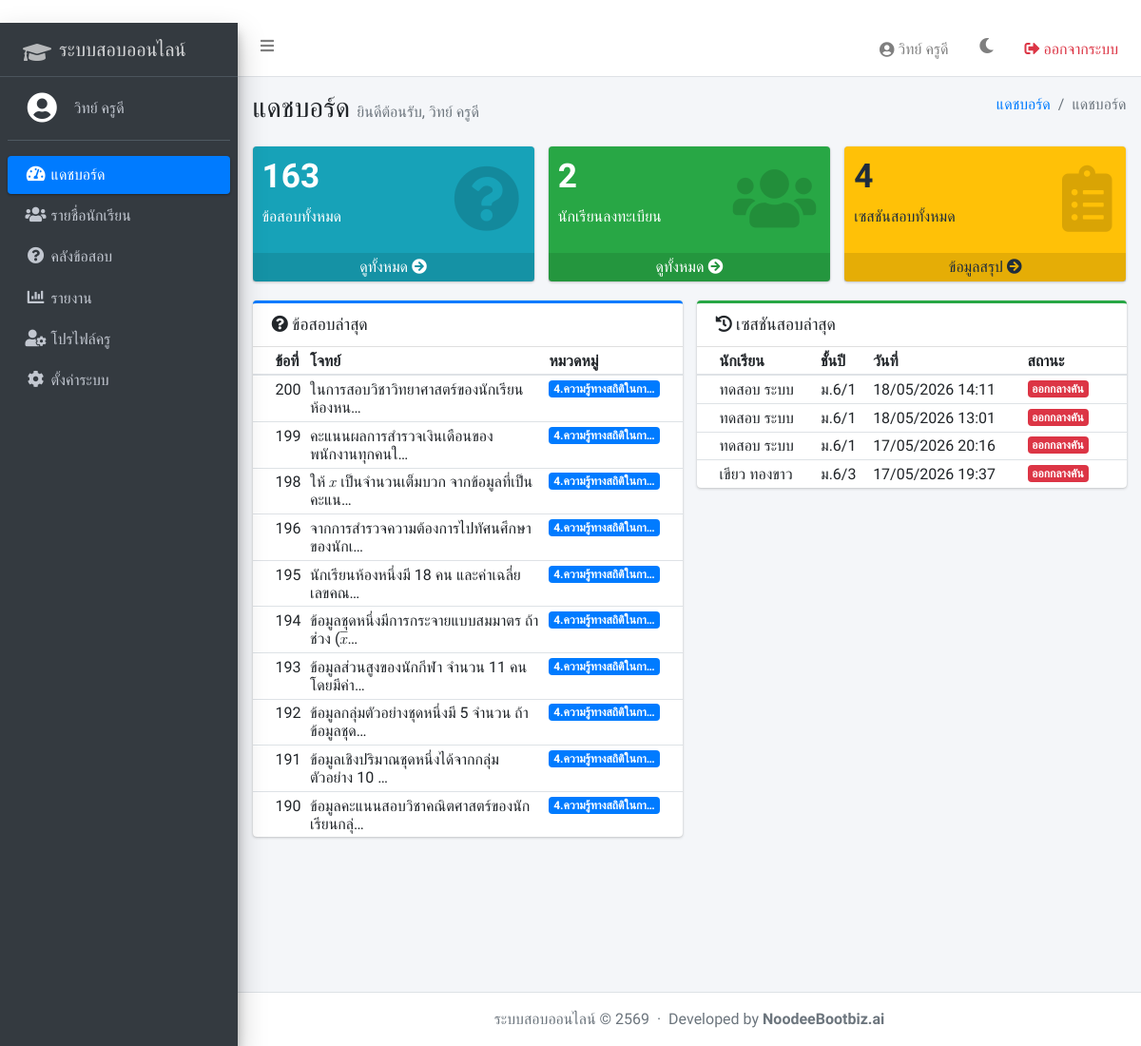
The app's page /dashboard/ (signed in) with its own data.
### accounts/models.py (models this page shows, shortened)
class Teacher(models.Model):
    first_name = models.CharField(max_length=100, verbose_name='ชื่อ')
    last_name = models.CharField(max_length=100, verbose_name='นามสกุล')
    phone = models.CharField(max_length=15, unique=True, verbose_name='เบอร์โทรศัพท์')
    subject = models.CharField(max_length=100, verbose_name='วิชาที่สอน')
    password_hash = models.CharField(max_length=255)
    email = models.EmailField(blank=True, default='', verbose_name='อีเมล')
    avatar = models.ImageField(upload_to='avatars/', blank=True, null=True, verbose_name='รูปโปรไฟล์')
    created_at = models.DateTimeField(auto_now_add=True)
    class Meta:
        verbose_name = 'ครู'
        verbose_name_plural = 'ครู'

class Student(models.Model):
    student_id = models.CharField(max_length=20, unique=True, verbose_name='เลขประจำตัวนักเรียน')
    first_name = models.CharField(max_length=100, verbose_name='ชื่อ')
    last_name = models.CharField(max_length=100, verbose_name='นามสกุล')
    phone = models.CharField(max_length=15, verbose_name='เบอร์โทรศัพท์')
    grade = models.CharField(max_length=20, verbose_name='ชั้นปี')
    password_hash = models.CharField(max_length=255)
    created_at = models.DateTimeField(auto_now_add=True)
    class Meta:
        verbose_name = 'นักเรียน'
        verbose_name_plural = 'นักเรียน'

### questions/models.py (models this page shows, shortened)
class Question(models.Model):
    category = models.ForeignKey(
        Category,
        on_delete=models.SET_NULL,
        null=True,
        blank=True,
        related_name='questions',
        verbose_name='หมวดหมู่'
    )
    number = models.IntegerField(verbose_name='ลำดับข้อ')
    body = models.TextField(verbose_name='โจทย์ (ต้นฉบับ)')
    stem = models.TextField(blank=True, verbose_name='คำถาม (ไม่มีตัวเลือก)')
    image = models.ImageField(upload_to='questions/', blank=True, null=True, verbose_name='รูปภาพประกอบ')
    is_active = models.BooleanField(default=True, verbose_name='เปิดใช้งาน')
    created_at = models.DateTimeField(auto_now_add=True)
    class Meta:
        ordering = ['number']
        verbose_name = 'ข้อสอบ'
        verbose_name_plural = 'ข้อสอบ'

class Category(models.Model):
    name = models.TextField(verbose_name='หัวข้อ')
    class Meta:
        verbose_name = 'หมวดหมู่'
        verbose_name_plural = 'หมวดหมู่'

### exams/models.py (models this page shows, shortened)
class ExamSession(models.Model):
    student = models.ForeignKey(Student, on_delete=models.CASCADE)
    started_at = models.DateTimeField(auto_now_add=True)
    finished_at = models.DateTimeField(null=True, blank=True)
    abandoned_at = models.DateTimeField(null=True, blank=True)
    question_order = models.JSONField(default=list)  # list of question IDs in random order
    current_index = models.IntegerField(default=0)
    time_limit_seconds = models.IntegerField(default=0)  # copy จาก ExamConfig ตอนสร้าง session
    class Meta:
        verbose_name = 'เซสชันสอบ'
        verbose_name_plural = 'เซสชันสอบ'

### questions/views.py (the view)
# urls.py: path('dashboard/', include('questions.urls')),
def dashboard(request):
    if not request.session.get('teacher_id'):
        return redirect('accounts:teacher_login')
    teacher = Teacher.objects.get(id=request.session['teacher_id'])
    total_questions = Question.objects.filter(is_active=True).count()
    total_students = Student.objects.count()
    total_sessions = ExamSession.objects.count()
    recent_questions = Question.objects.select_related('category').order_by('-created_at')[:10]
    recent_sessions = ExamSession.objects.select_related('student').order_by('-started_at')[:10]
    return render(request, 'dashboard/index.html', {
        'teacher': teacher,
        'total_questions': total_questions,
        'total_students': total_students,
        'total_sessions': total_sessions,
        'recent_questions': recent_questions,
        'recent_sessions': recent_sessions,
    })

### templates/dashboard/index.html (shortened to what this page needs)
{% extends 'dashboard/base_dashboard.html' %}
{% load static %}
{% block nav_dashboard %}active{% endblock %}
{% block page_title %}
  แดชบอร์ด <small class="text-muted" style="font-size:1rem;">ยินดีต้อนรับ, {{ teacher.first_name }} {{ teacher.last_name }}</small>
{% endblock %}
{% block breadcrumb %}
  <li class="breadcrumb-item active">แดชบอร์ด</li>
{% endblock %}
{% block content %}
  <div class="row">
    <div class="col-lg-4 col-6">
      <div class="small-box bg-info">
        <div class="inner">
          <h3>{{ total_questions }}</h3>
          <p>ข้อสอบทั้งหมด</p>
        </div>
        <div class="icon"><i class="fas fa-question-circle"></i></div>
        <a href="{% url 'questions:question_list' %}" class="small-box-footer">ดูทั้งหมด <i class="fas fa-arrow-circle-right"></i></a>
      </div>
    </div>
    <div class="col-lg-4 col-6">
      <div class="small-box bg-success">
        <div class="inner">
          <h3>{{ total_students }}</h3>
          <p>นักเรียนลงทะเบียน</p>
        </div>
        <div class="icon"><i class="fas fa-users"></i></div>
        <a href="{% url 'questions:student_list' %}" class="small-box-footer">ดูทั้งหมด <i class="fas fa-arrow-circle-right"></i></a>
      </div>
    </div>
    <div class="col-lg-4 col-6">
      <div class="small-box bg-warning">
        <div class="inner">
          <h3>{{ total_sessions }}</h3>
          <p>เซสชันสอบทั้งหมด</p>
        </div>
        <div class="icon"><i class="fas fa-clipboard-list"></i></div>
        <a href="#" class="small-box-footer">ข้อมูลสรุป <i class="fas fa-arrow-circle-right"></i></a>
      </div>
    </div>
  </div>
  <div class="row">
    <div class="col-md-6">
      <div class="card card-primary card-outline">
        <div class="card-header">
          <h3 class="card-title"><i class="fas fa-question-circle mr-1"></i>ข้อสอบล่าสุด</h3>
        </div>
        <div class="card-body p-0">
          <table class="table table-sm table-hover">
            <thead>
              <tr><th>ข้อที่</th><th>โจทย์</th><th>หมวดหมู่</th></tr>
            </thead>
            <tbody>
              {% for q in recent_questions %}
              <tr>
                <td>{{ q.number }}</td>
                <td>{{ q.stem|default:q.body|truncatechars:40 }}</td>
                <td><span class="badge badge-primary">{{ q.category.name|truncatechars:20|default:"-" }}</span></td>
              </tr>
              {% empty %}
              <tr><td colspan="3" class="text-center text-muted py-3">ยังไม่มีข้อสอบ</td></tr>
              {% endfor %}
            </tbody>
          </table>
        </div>
      </div>
    </div>
    <div class="col-md-6">
      <div class="card card-success card-outline">
        <div class="card-header">
          <h3 class="card-title"><i class="fas fa-history mr-1"></i>เซสชันสอบล่าสุด</h3>
        </div>
        <div class="card-body p-0">
          <table class="table table-sm table-hover">
            <thead>
              <tr><th>นักเรียน</th><th>ชั้นปี</th><th>วันที่</th><th>สถานะ</th></tr>
            </thead>
            <tbody>
              {% for session in recent_sessions %}
              <tr>
                <td>{{ session.student.first_name }} {{ session.student.last_name }}</td>
                <td>{{ session.student.grade }}</td>
                <td>{{ session.started_at|date:"d/m/Y H:i" }}</td>
                <td>
                  {% if session.finished_at %}
                    <span class="badge badge-success">เสร็จสิ้น</span>
                  {% elif session.abandoned_at %}
                    <span class="badge badge-danger">ออกกลางคัน</span>
                  {% else %}
                    <span class="badge badge-warning">กำลังสอบ</span>
                  {% endif %}
                </td>
              </tr>
              {% empty %}
              <tr><td colspan="4" class="text-center text-muted py-3">ยังไม่มีข้อมูล</td></tr>
              {% endfor %}
            </tbody>
          </table>
        </div>
      </div>
    </div>
  </div>
{% endblock %}

### templates/dashboard/base_dashboard.html (shortened to what this page needs)
{% extends 'base.html' %}
{% load static %}
{% block body %}
<div class="wrapper">
  <nav class="main-header navbar navbar-expand navbar-white navbar-light">
    <ul class="navbar-nav">
      <li class="nav-item"><a class="nav-link" data-widget="pushmenu" href="#"><i class="fas fa-bars"></i></a></li>
    </ul>
    <ul class="navbar-nav ml-auto">
      <li class="nav-item">
        <a href="{% url 'questions:profile' %}" class="nav-link d-flex align-items-center">
          {% if teacher.avatar %}
            <img src="{{ teacher.avatar.url }}" class="img-circle" style="width:28px;height:28px;object-fit:cover;margin-right:6px;">
          {% else %}
            <i class="fas fa-user-circle mr-1"></i>
          {% endif %}
          {{ teacher.first_name }} {{ teacher.last_name }}
        </a>
      </li>
      <li class="nav-item">
        <a class="nav-link" href="#" onclick="toggleTheme(); return false;" title="เปลี่ยนธีม">
          <i id="theme-icon" class="fas fa-moon"></i>
        </a>
      </li>
      <li class="nav-item"><a class="nav-link text-danger" href="{% url 'accounts:logout' %}"><i class="fas fa-sign-out-alt"></i> ออกจากระบบ</a></li>
    </ul>
  </nav>
  <aside class="main-sidebar sidebar-dark-primary elevation-4">
    <a href="{% url 'questions:dashboard' %}" class="brand-link">
      <i class="fas fa-graduation-cap brand-image ml-3" style="font-size:1.5rem;line-height:1.8;opacity:.8;"></i>
      <span class="brand-text font-weight-light">ระบบสอบออนไลน์</span>
    </a>
    <div class="sidebar">
      <div class="user-panel mt-3 pb-3 mb-3 d-flex">
        <div class="image">
          <a href="{% url 'questions:profile' %}">
            {% if teacher.avatar %}
              <img src="{{ teacher.avatar.url }}" class="img-circle elevation-2" style="width:34px;height:34px;object-fit:cover;margin-left:8px;">
            {% else %}
              <i class="fas fa-user-circle fa-2x text-white ml-2"></i>
            {% endif %}
          </a>
        </div>
        <div class="info ml-2">
          <a href="{% url 'questions:profile' %}" class="d-block">{{ teacher.first_name }} {{ teacher.last_name }}</a>
        </div>
      </div>
      <nav class="mt-2">
        <ul class="nav nav-pills nav-sidebar flex-column" data-widget="treeview" role="menu">
          <li class="nav-item"><a href="{% url 'questions:dashboard' %}" class="nav-link {% block nav_dashboard %}{% endblock %}"><i class="nav-icon fas fa-tachometer-alt"></i><p>แดชบอร์ด</p></a></li>
          <li class="nav-item"><a href="{% url 'questions:student_list' %}" class="nav-link {% block nav_students %}{% endblock %}"><i class="nav-icon fas fa-users"></i><p>รายชื่อนักเรียน</p></a></li>
          <li class="nav-item"><a href="{% url 'questions:question_list' %}" class="nav-link {% block nav_questions %}{% endblock %}"><i class="nav-icon fas fa-question-circle"></i><p>คลังข้อสอบ</p></a></li>
          <li class="nav-item"><a href="{% url 'questions:reports' %}" class="nav-link {% block nav_reports %}{% endblock %}"><i class="nav-icon fas fa-chart-bar"></i><p>รายงาน</p></a></li>
          <li class="nav-item"><a href="{% url 'questions:profile' %}" class="nav-link {% block nav_profile %}{% endblock %}"><i class="nav-icon fas fa-user-cog"></i><p>โปรไฟล์ครู</p></a></li>
          <li class="nav-item"><a href="{% url 'questions:settings' %}" class="nav-link {% block nav_settings %}{% endblock %}"><i class="nav-icon fas fa-cog"></i><p>ตั้งค่าระบบ</p></a></li>
        </ul>
      </nav>
    </div>
  </aside>
  <div class="content-wrapper">
    <div class="content-header">
      <div class="container-fluid">
        <div class="row mb-2">
          <div class="col-sm-6">
            <h1 class="m-0">{% block page_title %}{% endblock %}</h1>
          </div>
          <div class="col-sm-6">
            <ol class="breadcrumb float-sm-right">
              <li class="breadcrumb-item"><a href="{% url 'questions:dashboard' %}">แดชบอร์ด</a></li>
              {% block breadcrumb %}{% endblock %}
            </ol>
          </div>
        </div>
      </div>
    </div>
    <div class="content">
      <div class="container-fluid">
        {% block content %}{% endblock %}
      </div>
    </div>
  </div>
  <footer class="main-footer text-center text-muted">
    ระบบสอบออนไลน์ &copy; 2569
    &nbsp;·&nbsp;
    Developed by <a href="#" style="color:inherit;font-weight:600;">NoodeeBootbiz.ai</a>
  </footer>
</div>
{% endblock %}

### templates/base.html (shortened to what this page needs)
﻿{% load static %}
<!DOCTYPE html>
<html lang="th">
<head>
  <link rel="stylesheet" href="{% static 'adminlte/plugins/fontawesome-free/css/all.min.css' %}">
  <link rel="stylesheet" href="{% static 'adminlte/plugins/datatables-bs4/css/dataTables.bootstrap4.min.css' %}">
  <link rel="stylesheet" href="{% static 'adminlte/css/adminlte.min.css' %}">
</head>
<body class="hold-transition {% block body_class %}sidebar-mini{% endblock %}">
{% block body %}{% endblock %}
</body>
</html>

### templates/base.html (style rules this page uses)
body, .nav-link, .brand-text, h1, h2, h3, h4, h5, p, span, td, th, label, input, button, a { font-family: 'Sarabun', sans-serif !important; }

### records on screen
Teacher: first_name "วิทย์", last_name "ครูดี"
Question: number "200", stem "ในการสอบวิชาวิทยาศาสตร์ของนักเรียนห้องหน…", category.name "4.ความรู้ทางสถิติในกา…"
Question: number "199", stem "คะแนนผลการสำรวจเงินเดือนของพนักงานทุกคนใ…", category.name "4.ความรู้ทางสถิติในกา…"
Question: number "198", stem "ให้ 𝑥 เป็นจำนวนเต็มบวก จากข้อมูลที่เป็นคะแน…", category.name "4.ความรู้ทางสถิติในกา…"
Question: number "196", stem "จากการสำรวจความต้องการไปทัศนศึกษาของนักเ…", category.name "4.ความรู้ทางสถิติในกา…"
Question: number "195", stem "นักเรียนห้องหนึ่งมี 18 คน และค่าเฉลี่ยเลขคณ…", category.name "4.ความรู้ทางสถิติในกา…"
Question: number "194", stem "ข้อมูลชุดหนึ่งมีการกระจายแบบสมมาตร ถ้าช่วง (𝑥̅…", category.name "4.ความรู้ทางสถิติในกา…"
Question: number "193", stem "ข้อมูลส่วนสูงของนักกีฬา จำนวน 11 คน โดยมีค่า…", category.name "4.ความรู้ทางสถิติในกา…"
Question: number "192", stem "ข้อมูลกลุ่มตัวอย่างชุดหนึ่งมี 5 จำนวน ถ้าข้อมูลชุด…", category.name "4.ความรู้ทางสถิติในกา…"
Question: number "191", stem "ข้อมูลเชิงปริมาณชุดหนึ่งได้จากกลุ่มตัวอย่าง 10 …", category.name "4.ความรู้ทางสถิติในกา…"
Question: number "190", stem "ข้อมูลคะแนนสอบวิชาคณิตศาสตร์ของนักเรียนกลุ่…", category.name "4.ความรู้ทางสถิติในกา…"
ExamSession: student.first_name "ทดสอบ", student.last_name "ระบบ", student.grade "ม.6/1", started_at "18/05/2026 14:11", shows "ออกกลางคัน"
ExamSession: student.first_name "ทดสอบ", student.last_name "ระบบ", student.grade "ม.6/1", started_at "18/05/2026 13:01", shows "ออกกลางคัน"
ExamSession: student.first_name "ทดสอบ", student.last_name "ระบบ", student.grade "ม.6/1", started_at "17/05/2026 20:16", shows "ออกกลางคัน"
ExamSession: student.first_name "เขียว", student.last_name "ทองขาว", student.grade "ม.6/3", started_at "17/05/2026 19:37", shows "ออกกลางคัน"

### other values on screen
{{ total_questions }} "163"
{{ total_students }} "2"
{{ total_sessions }} "4"
